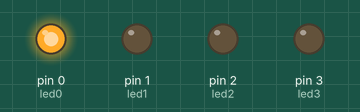
This sketch was run on a simulated Arduino Uno, built with avr-gcc and run on an emulated ATmega328P. Shown: output pins drawn as LEDs (lit = HIGH).

Above: at 0.2 s.
At 1.2 s:
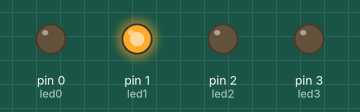
At 2.2 s:
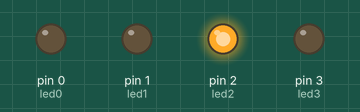
At 3.2 s:
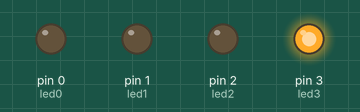
At 4.7 s:
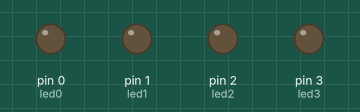
Timing chart, 0 to 5.2 s (numbered marks = the images above):
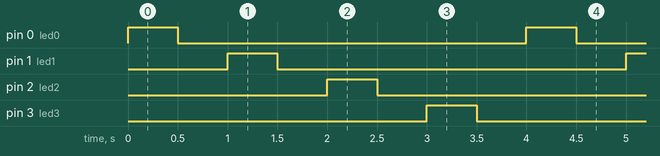

Measured:
- by itself, pin 0 (led0), pin 1 (led1), pin 2 (led2), pin 3 (led3): alternates HIGH for 0.50 s and LOW for 3.5 s
- by itself, everything shown: repeats every 4.0 s, in 8 steps

The sketch:

BlinkLeds.ino
```cpp
const int led0 = 0;
const int led1 = 1;
const int led2 = 2;
const int led3 = 3;

void setup() {
    pinMode(led0, OUTPUT);
    pinMode(led1, OUTPUT);
    pinMode(led2, OUTPUT);
    pinMode(led3, OUTPUT);
}

void loop() {
    digitalWrite(led0, HIGH);
    delay(500);
    digitalWrite(led0, LOW);
    delay(500);
    digitalWrite(led1, HIGH);
    delay(500);
    digitalWrite(led1, LOW);
    delay(500);
    digitalWrite(led2, HIGH);
    delay(500);
    digitalWrite(led2, LOW);
    delay(500);
    digitalWrite(led3, HIGH);
    delay(500);
    digitalWrite(led3, LOW);
    delay(500);
}
```
